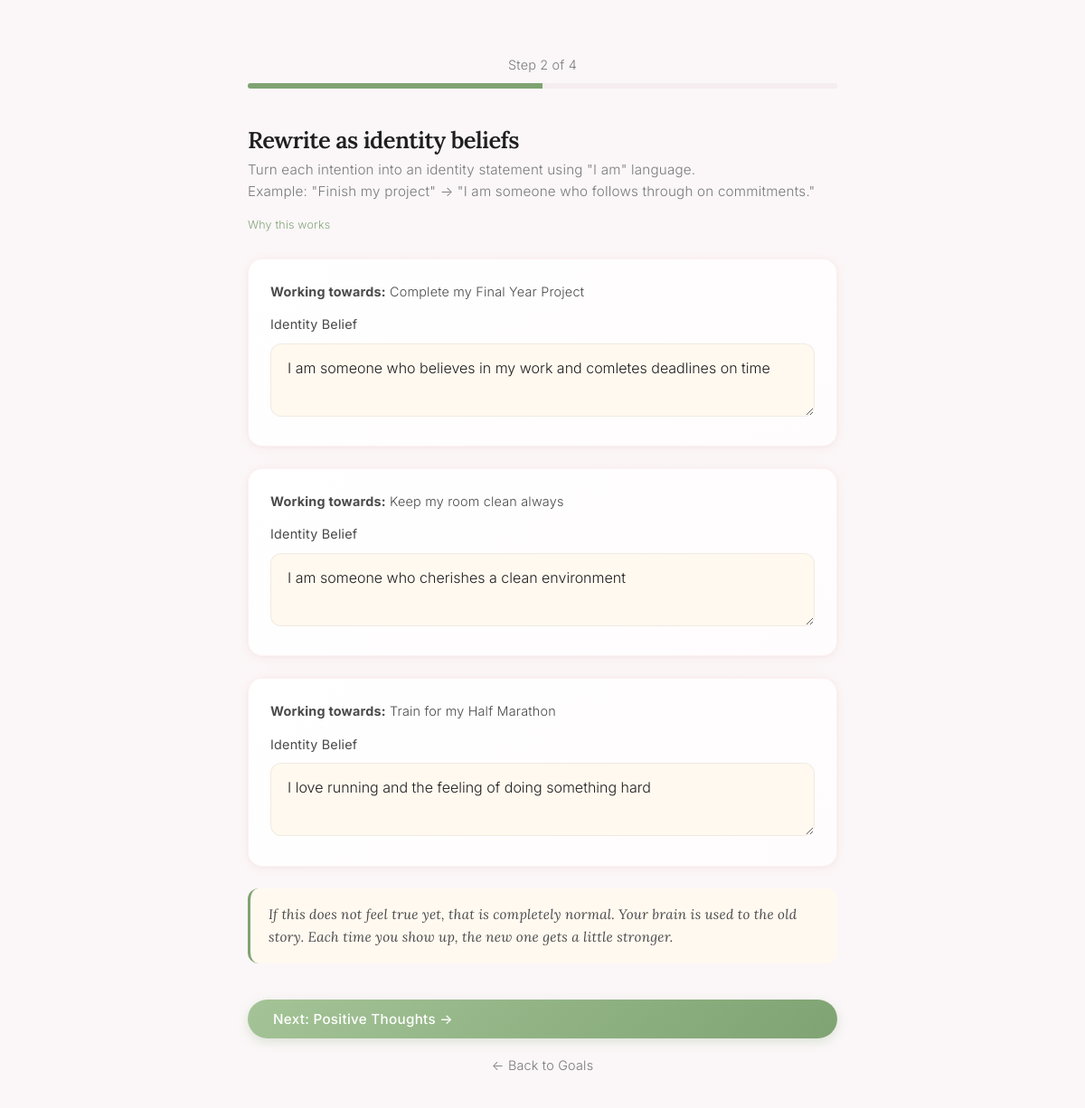
/onboarding/beliefs (signed in), run on the app's committed database.
### tables this page shows
CREATE TABLE goals (
            id INTEGER PRIMARY KEY AUTOINCREMENT,
            user_id INTEGER NOT NULL,
            goal_text TEXT NOT NULL,
            created_at TEXT NOT NULL,
            FOREIGN KEY (user_id) REFERENCES users(id)
        );

CREATE TABLE identity_beliefs (
            id INTEGER PRIMARY KEY AUTOINCREMENT,
            user_id INTEGER NOT NULL,
            belief_text TEXT NOT NULL,
            linked_goal_id INTEGER,
            created_at TEXT NOT NULL,
            FOREIGN KEY (user_id) REFERENCES users(id),
            FOREIGN KEY (linked_goal_id) REFERENCES goals(id)
        );

### app.py (the view, shortened to what this page needs)
@app.route("/onboarding/beliefs", methods=["GET", "POST"])
@login_required
def onboarding_beliefs():
    user_id = session['user_id']
    conn = get_db_connection()
    cur = conn.cursor()
    cur.execute("SELECT id, goal_text FROM goals WHERE user_id = ? ORDER BY id ASC", (user_id,))
    goals = cur.fetchall()
    conn.close()
    if not goals:
        flash("Please complete the goals step first.", "error")
        return redirect(url_for('onboarding_goals'))
    conn = get_db_connection()
    cur = conn.cursor()
    cur.execute(
        "SELECT linked_goal_id, belief_text FROM identity_beliefs WHERE user_id = ?",
        (user_id,)
    )
    existing_beliefs = {row['linked_goal_id']: row['belief_text'] for row in cur.fetchall()}
    conn.close()
    return render_template(
        "onboarding_beliefs.html",
        step=2,
        total_steps=4,
        goals=goals,
        existing_beliefs=existing_beliefs
    )

### app.py (called while the page is built)
def get_db_connection():
    conn = sqlite3.connect(DB_PATH, timeout=30)  # Increased timeout to 30 seconds
    conn.row_factory = sqlite3.Row
    conn.execute("PRAGMA journal_mode=WAL")  # Enable Write-Ahead Logging for better concurrency
    return conn

def login_required(f):
    @wraps(f)
    def decorated_function(*args, **kwargs):
        if 'user_id' not in session:
            return redirect(url_for('landing'))
        return f(*args, **kwargs)
    return decorated_function

### templates/onboarding_beliefs.html (shortened to what this page needs)
<!doctype html>
<html lang="en">
<head>
    <link rel="stylesheet" href="{{ url_for('static', filename='calm.css') }}">
</head>
<body>
<div class="page-wrapper">
    <main class="page-content" style="max-width: 700px; margin: 0 auto; padding-top: 60px;">
        <div style="text-align: center; margin-bottom: 40px;">
            <p style="color: var(--text-muted); font-size: 0.9rem; margin-bottom: 8px;">
                Step {{ step }} of {{ total_steps }}
            </p>
            <div style="width: 100%; height: 6px; background: var(--bg-secondary); border-radius: 3px; overflow: hidden;">
                <div style="width: {{ (step / total_steps) * 100 }}%; height: 100%; background: var(--sage-green); transition: width 0.4s;"></div>
            </div>
        </div>
        <div class="section-header fade-in-up">
            <h1 class="section-title">Rewrite as identity beliefs</h1>
            <p class="section-subtitle">
                Turn each intention into an identity statement using "I am" language.<br>
                Example: "Finish my project" → "I am someone who follows through on commitments."
            </p>
            <details class="psych-explainer">
                <summary>Why this works</summary>
            </details>
        </div>
        <form method="post" class="fade-in-up">
            {% for goal in goals %}
            <div class="card" style="margin-bottom: 24px; padding: 24px;">
                <p style="color: var(--text-secondary); font-size: 0.9rem; margin-bottom: 12px;">
                    <strong>Working towards:</strong> {{ goal.goal_text }}
                </p>
                <div class="form-group" style="margin-bottom: 0;">
                    <label for="belief_{{ goal.id }}" class="form-label">Identity Belief</label>
                    <textarea
                        id="belief_{{ goal.id }}"
                        name="belief_{{ goal.id }}"
                        rows="2"
                        required
                        placeholder="I am someone who..."
                    >{{ existing_beliefs.get(goal.id, '') }}</textarea>
                </div>
            </div>
            {% endfor %}
            <p class="identity-normaliser">
                If this does not feel true yet, that is completely normal.
                Your brain is used to the old story.
                Each time you show up, the new one gets a little stronger.
            </p>
            <button type="submit" class="btn-calm" style="width: 100%; margin-top: 16px;">
                Next: Positive Thoughts →
            </button>
            <a href="{{ url_for('onboarding_goals') }}" class="btn-text" style="display: block; text-align: center; margin-top: 12px;">
                ← Back to Goals
            </a>
        </form>
    </main>
</div>
</body>
</html>

### data on the page
goals: goal_text "Complete my Final Year Project", id "I am someone who believes in my work and comletes deadlines on time"
goals: goal_text "Keep my room clean always", id "I am someone who cherishes a clean environment"
goals: goal_text "Train for my Half Marathon", id "I love running and the feeling of doing something hard"

### other printed values
{{ step }} "2"
{{ total_steps }} "4"
